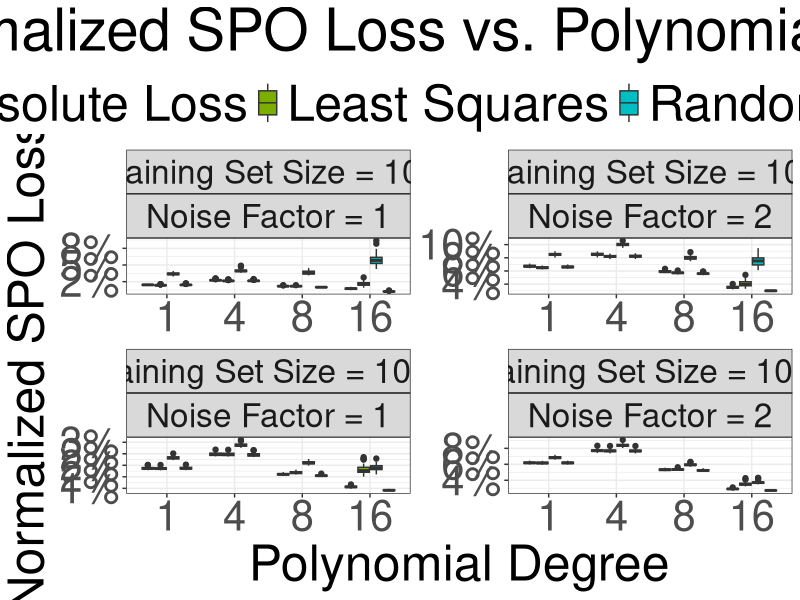
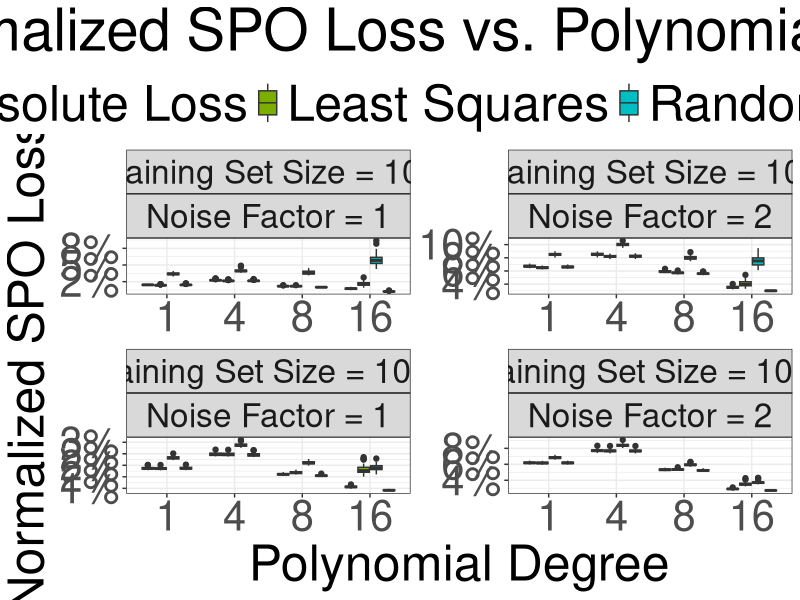

The R source for these figures, in order:
library(tidyverse)
library(gridExtra)

results <- read_csv("portfolio.csv")

results = results %>% filter(grid_dim == 50 & p_features == 5 & polykernel_degree < 32) # grid_dim is actually the number of assets here

summary(results)

results <- results %>% mutate(SPOplus_norm_spo = -SPOplus_spoloss_test/zstar_avg_test,
                              LS_norm_spo = -LS_spoloss_test/zstar_avg_test,
                              RF_norm_spo = -RF_spoloss_test/zstar_avg_test,
                              Absolute_norm_spo = -Absolute_spoloss_test/zstar_avg_test)


# Processing for both plot

colnames(results)[colnames(results)=="SPOplus_norm_spo"] <- "SPO+"
colnames(results)[colnames(results)=="LS_norm_spo"] <- "Least Squares"
colnames(results)[colnames(results)=="RF_norm_spo"] <- "Random Forests"
colnames(results)[colnames(results)=="Absolute_norm_spo"] <- "Absolute Loss"
#colnames(results)[colnames(results)=="Huber_norm_spo"] <- "Huber Loss"


# correct processing 
results_relevant = results %>% 
  select(grid_dim, p_features, n_train, polykernel_degree, polykernel_noise_half_width,
         `SPO+`, `Least Squares`, `Random Forests`, `Absolute Loss`)

results_relevant_fixed = results_relevant %>%
  gather(`SPO+`, `Least Squares`, `Random Forests`, `Absolute Loss`,
         key = "method", value = "spo_normalized")

results_relevant_fixed$method = as.factor(results_relevant_fixed$method)
results_relevant_fixed$n_train = as.factor(results_relevant_fixed$n_train)
results_relevant_fixed$polykernel_noise_half_width = as.factor(results_relevant_fixed$polykernel_noise_half_width)
results_relevant_fixed$grid_dim = as.factor(results_relevant_fixed$grid_dim)
results_relevant_fixed$p_features = as.factor(results_relevant_fixed$p_features)


# Labelers
training_set_size_names <- c(
  '100' = "Training Set Size = 100",
  '1000' = "Training Set Size = 1000",
  '5000' = "Training Set Size = 5000"
)

half_width_names <- c(
  '1' = "Noise Factor = 1",
  '2' = "Noise Factor = 2" 
)

p_features_names <- c(
  '5' = "p = 5",
  '10' = "p = 10"
)

grid_dim_names <- c(
  '2' = "2 x 2 grid",
  '3' = "3 x 3 grid",
  '4' = "4 x 4 grid",
  '5' = "5 x 5 grid" 
)

training_set_size_labeller <- as_labeller(training_set_size_names)
half_width_labeller <- as_labeller(half_width_names)
p_features_labeller <- as_labeller(p_features_names)
grid_dim_labeller <- as_labeller(grid_dim_names)


####### BOX PLOT ####### 

plot <- results_relevant_fixed %>%
  ggplot(aes(x = as.factor(polykernel_degree), y = spo_normalized, fill = method)) +
  geom_boxplot() +
  scale_y_continuous(name = "Normalized SPO Loss", labels = scales::percent_format(accuracy = 1)) +
  scale_fill_discrete(name = "Method") +
  facet_wrap(vars(n_train, polykernel_noise_half_width), 
             labeller = labeller(n_train = training_set_size_labeller, polykernel_noise_half_width = half_width_labeller), 
             ncol = 2, scales = "free") + 
  theme_bw() +
  labs(x = "Polynomial Degree", title = "Normalized SPO Loss vs. Polynomial Degree") +
  theme(axis.title=element_text(size=36), axis.text=element_text(size=30), legend.text=element_text(size=36), 
        legend.title=element_text(size=36), strip.text = element_text(size = 24), 
        legend.position="top", plot.title = element_text(size = 42, hjust = 0.5))

plot

ggsave("portfolio_plot.pdf", width = 20, height = 12, units = "in")
